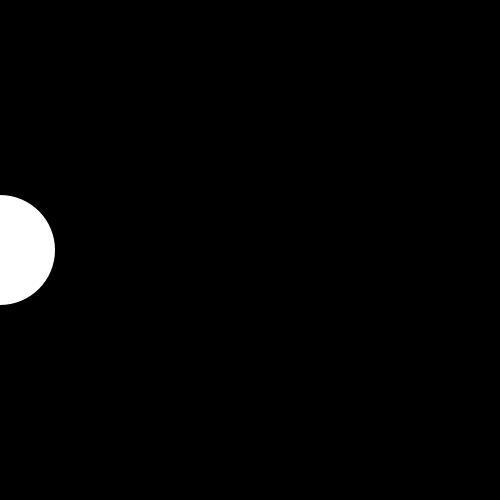
Frame 1 (no input)
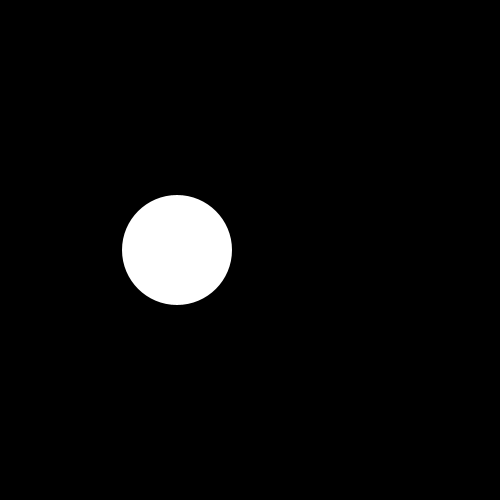
Frame 60 (the mouse pressed at the canvas centre just before this capture)
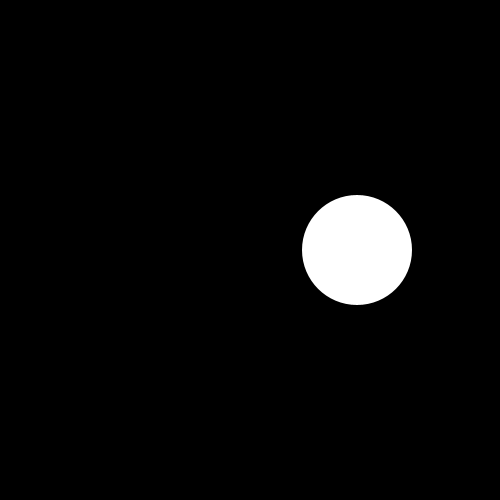
Frame 120 (the mouse held since frame 60 and released just before this capture)

The Processing sketch that drew these frames (run headless with seeded random() and noise(); from frame 60 on, the mouse is pressed at the canvas centre):

// Processing sketch: code_07_03
// ── code_07_03.pde
float x = 0.0;
float velocidad = 3.0;
float radio = 55.0;
void setup() {
  size(500, 500);
  noStroke();
  ellipseMode(RADIUS);
}

void draw() {
  background(0);
  ellipse(x, height/2, radio, radio);
  x = x + velocidad;
  
  if (x > width+radio) {
    x = -radio;
  }
}
